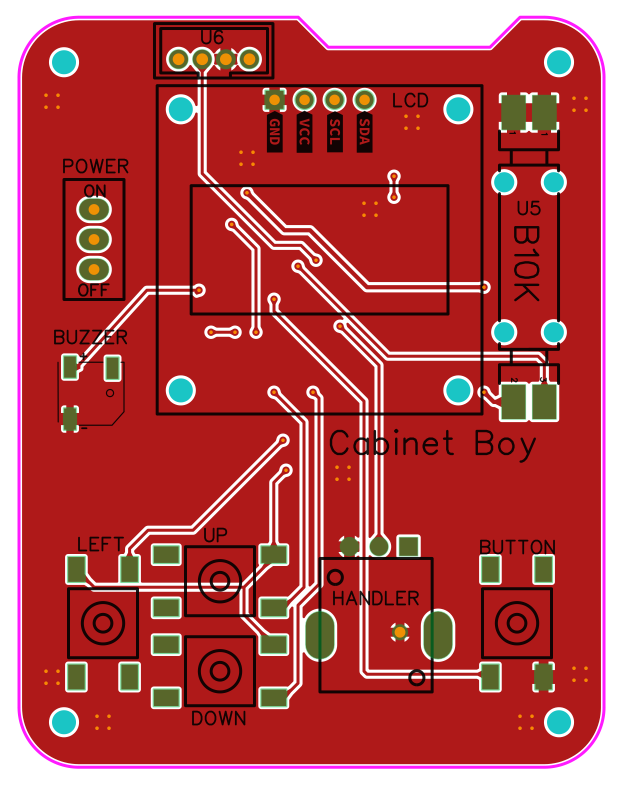
#> input picture _work/board_top.png, 1878 x 2375 px, found by its file name (shown at 1/3 size)
$ python mcrop2.py
#> lines starting #> are read from the running program, lines starting #| are printed output that depends on the picture
### _work/mcrop.py
import sys
from PIL import Image

BOUNDS = (-10.0, -62.5, 42.0, 3.5)
MARGIN = 0.5
DPI = 900
PPM = DPI / 25.4
X0 = BOUNDS[0] - MARGIN
Y1 = BOUNDS[3] + MARGIN
W = (BOUNDS[2] - BOUNDS[0]) + 2 * MARGIN
H = (BOUNDS[1] * -1 + BOUNDS[3]) + 2 * MARGIN

def to_px(x, y):
    return int((x - X0) * PPM), int((Y1 - y) * PPM)

def crop(img_path, out, xa, ya, xb, yb, zoom=2):
#> called with img_path = 'D:\\GIT\\cabnetBoy\\_work\\board_top.png', xa = 11, ya = -40, xb = 33, yb = -57, zoom = 2.2
    im = Image.open(img_path).convert("RGB")
#> im is the input picture: PIL image 1878x2375 RGB; mean R, G, B 178.9, 73.2, 73.9
    px0, py0 = to_px(xa, ya)
    px1, py1 = to_px(xb, yb)
    px0, px1 = max(0, min(px0, px1)), min(im.width, max(px0, px1))
#> px0 = 761; px1 = 1541
    py0, py1 = max(0, min(py0, py1)), min(im.height, max(py0, py1))
#> py0 = 1559; py1 = 2161
    c = im.crop((px0, py0, px1, py1))
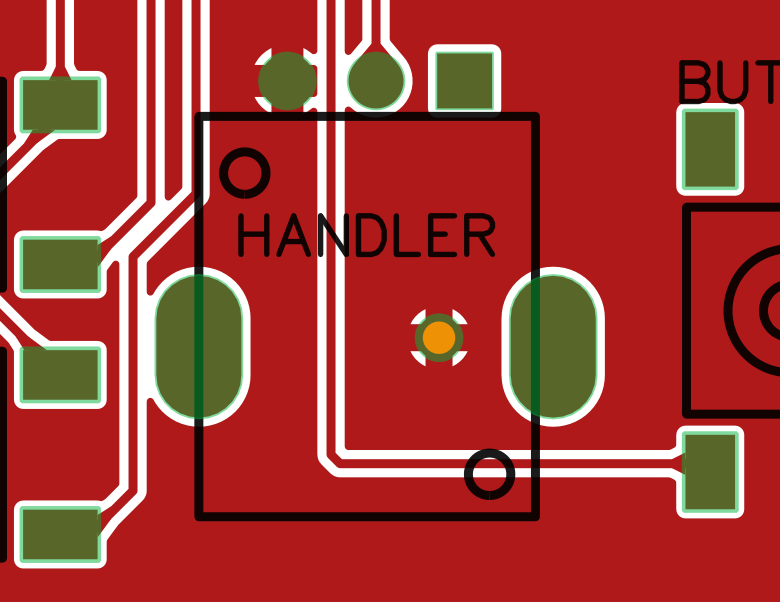
#> c: PIL image 780x602 RGB; mean R, G, B 163.7, 60.4, 52.5
    if zoom != 1:
        c = c.resize((int(c.width * zoom), int(c.height * zoom)), Image.LANCZOS)
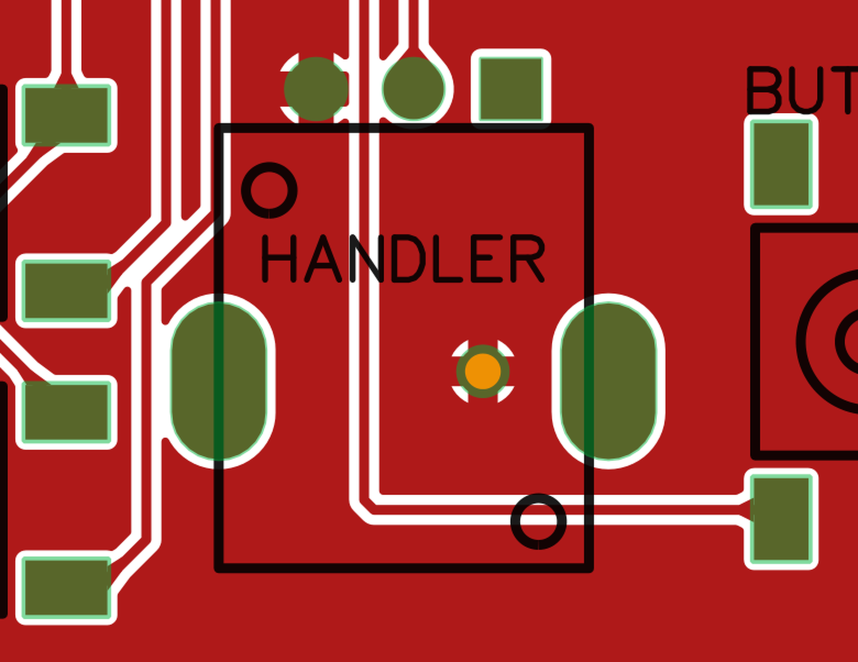
#> c: PIL image 1716x1324 RGB (shown at 1/2 size); mean R, G, B 163.7, 60.3, 52.3
    c.save(out)
    print(out, c.size)
#| D:\GIT\cabnetBoy\_work\crops\z7_handler_wide.png (1716, 1324)

# [10 lines that do not run on import are left out]

### _work/mcrop2.py
from mcrop import crop
o=r"D:\GIT\cabnetBoy\_work\crops"
crop(r"D:\GIT\cabnetBoy\_work\board_top.png", o+r"\z7_handler_wide.png", 11, -40, 33, -57, 2.2)
crop(r"D:\GIT\cabnetBoy\_work\board_top.png", o+r"\z8_bottom_all.png", -10, -38, 41, -62, 1.2)
#> call 2 of crop, with img_path = 'D:\\GIT\\cabnetBoy\\_work\\board_top.png', xa = -10, ya = -38, xb = 41, yb = -62, zoom = 1.2
#> in crop (call 2), `c = im.crop((px0, py0, px1, py1))`:
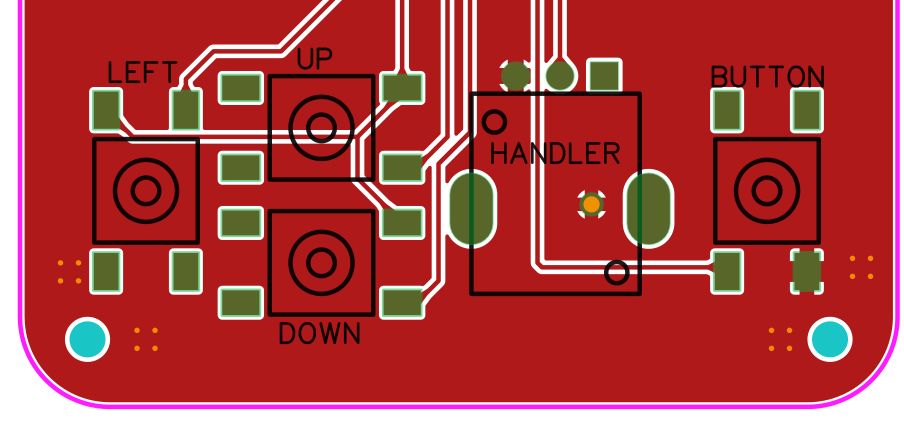
#> c: PIL image 1807x850 RGB (shown at 1/2 size); mean R, G, B 173.6, 63.8, 63.8
#> in crop (call 2), `c = c.resize((int(c.width * zoom), int(c.height * zoom)), Image.LANCZOS)`:
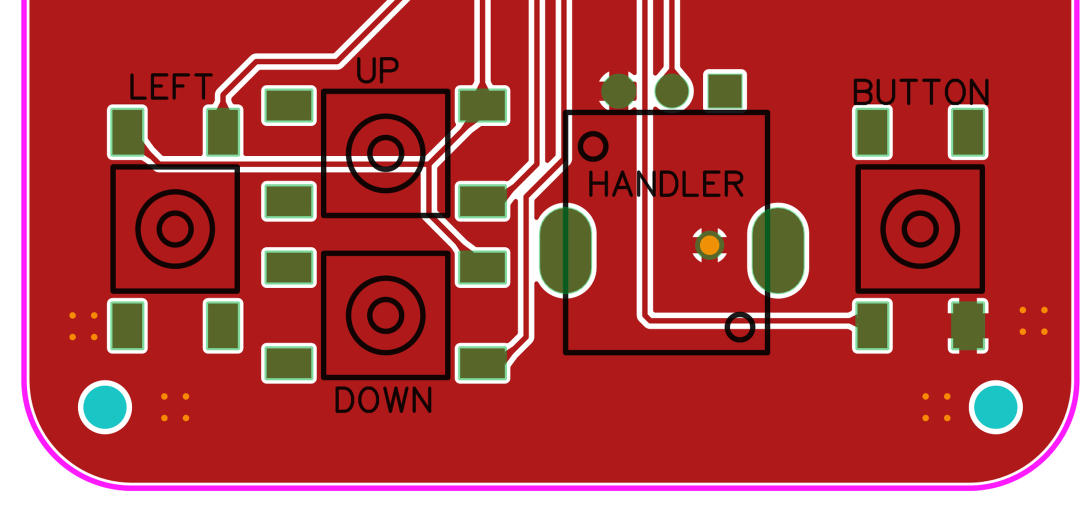
#> c: PIL image 2168x1020 RGB (shown at 1/2 size); mean R, G, B 173.5, 63.7, 63.7
#| D:\GIT\cabnetBoy\_work\crops\z8_bottom_all.png (2168, 1020)
